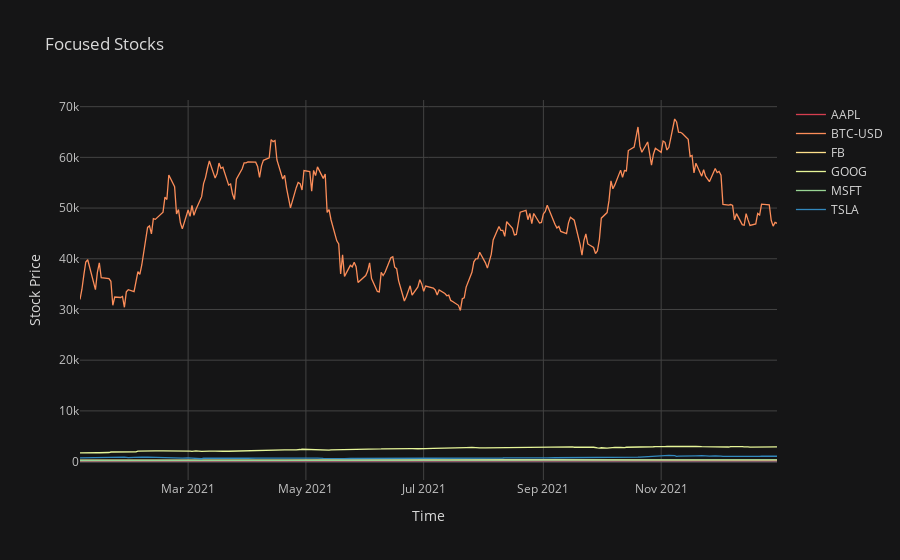

The cell this chart's notebook holds for it:
### Code cell
stocks.Close.iplot(colorscale="spectral", theme="solar", title="Focused Stocks", xTitle="Time", yTitle="Stock Price")

### Figure 1 — Plotly figure (JSON) as saved in the notebook; plotly's stock layout.template omitted (floating-point values rounded to 4 significant figures; data arrays with more than 128 entries replaced by an {"elided": "..."} marker saying what was removed)
{"data": [{"line": {"color": "rgba(213, 62, 79, 1.0)", "dash": "solid", "shape": "linear", "width": 1.3}, "mode": "lines", "name": "AAPL", "text": "", "type": "scatter", "x": {"elided": "252 str values"}, "y": {"elided": "252 float values"}}, {"line": {"color": "rgba(252, 141, 89, 1.0)", "dash": "solid", "shape": "linear", "width": 1.3}, "mode": "lines", "name": "BTC-USD", "text": "", "type": "scatter", "x": {"elided": "252 str values"}, "y": {"elided": "252 float values"}}, {"line": {"color": "rgba(254, 224, 139, 1.0)", "dash": "solid", "shape": "linear", "width": 1.3}, "mode": "lines", "name": "FB", "text": "", "type": "scatter", "x": {"elided": "252 str values"}, "y": {"elided": "252 float values"}}, {"line": {"color": "rgba(230, 245, 152, 1.0)", "dash": "solid", "shape": "linear", "width": 1.3}, "mode": "lines", "name": "GOOG", "text": "", "type": "scatter", "x": {"elided": "252 str values"}, "y": {"elided": "252 float values"}}, {"line": {"color": "rgba(153, 213, 148, 1.0)", "dash": "solid", "shape": "linear", "width": 1.3}, "mode": "lines", "name": "MSFT", "text": "", "type": "scatter", "x": {"elided": "252 str values"}, "y": {"elided": "252 float values"}}, {"line": {"color": "rgba(50, 136, 189, 1.0)", "dash": "solid", "shape": "linear", "width": 1.3}, "mode": "lines", "name": "TSLA", "text": "", "type": "scatter", "x": {"elided": "252 str values"}, "y": {"elided": "252 float values"}}], "layout": {"legend": {"bgcolor": "#151516", "font": {"color": "#D9D9D9"}}, "paper_bgcolor": "#151516", "plot_bgcolor": "#151516", "title": {"font": {"color": "#D9D9D9"}, "text": "Focused Stocks"}, "xaxis": {"gridcolor": "#434343", "showgrid": true, "tickfont": {"color": "#C2C2C2"}, "title": {"font": {"color": "#D9D9D9"}, "text": "Time"}, "zerolinecolor": "#666570"}, "yaxis": {"gridcolor": "#434343", "showgrid": true, "tickfont": {"color": "#C2C2C2"}, "title": {"font": {"color": "#D9D9D9"}, "text": "Stock Price"}, "zerolinecolor": "#666570"}}}
